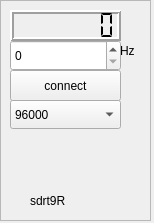
<?xml version="1.0" encoding="UTF-8"?>
<ui version="4.0">
 <class>Form</class>
 <widget class="QWidget" name="Form">
  <property name="geometry">
   <rect>
    <x>0</x>
    <y>0</y>
    <width>154</width>
    <height>223</height>
   </rect>
  </property>
  <property name="windowTitle">
   <string>Form</string>
  </property>
  <widget class="QFrame" name="frame">
   <property name="geometry">
    <rect>
     <x>0</x>
     <y>0</y>
     <width>151</width>
     <height>221</height>
    </rect>
   </property>
   <property name="frameShape">
    <enum>QFrame::StyledPanel</enum>
   </property>
   <property name="frameShadow">
    <enum>QFrame::Raised</enum>
   </property>
   <widget class="QLCDNumber" name="rateDisplay">
    <property name="geometry">
     <rect>
      <x>10</x>
      <y>10</y>
      <width>111</width>
      <height>31</height>
     </rect>
    </property>
    <property name="lineWidth">
     <number>2</number>
    </property>
    <property name="numDigits">
     <number>7</number>
    </property>
    <property name="segmentStyle">
     <enum>QLCDNumber::Flat</enum>
    </property>
   </widget>
   <widget class="QLabel" name="label">
    <property name="geometry">
     <rect>
      <x>30</x>
      <y>190</y>
      <width>101</width>
      <height>21</height>
     </rect>
    </property>
    <property name="text">
     <string>sdrt9R</string>
    </property>
   </widget>
   <widget class="QSpinBox" name="hzOffset">
    <property name="geometry">
     <rect>
      <x>10</x>
      <y>40</y>
      <width>111</width>
      <height>31</height>
     </rect>
    </property>
    <property name="maximum">
     <number>999</number>
    </property>
   </widget>
   <widget class="QLabel" name="label_3">
    <property name="geometry">
     <rect>
      <x>120</x>
      <y>40</y>
      <width>31</width>
      <height>21</height>
     </rect>
    </property>
    <property name="text">
     <string>Hz</string>
    </property>
   </widget>
   <widget class="QComboBox" name="rateSelector">
    <property name="geometry">
     <rect>
      <x>10</x>
      <y>100</y>
      <width>111</width>
      <height>29</height>
     </rect>
    </property>
    <item>
     <property name="text">
      <string>96000</string>
     </property>
    </item>
    <item>
     <property name="text">
      <string>48000</string>
     </property>
    </item>
    <item>
     <property name="text">
      <string>192000</string>
     </property>
    </item>
   </widget>
   <widget class="QLabel" name="state">
    <property name="geometry">
     <rect>
      <x>10</x>
      <y>140</y>
      <width>131</width>
      <height>21</height>
     </rect>
    </property>
    <property name="text">
     <string/>
    </property>
   </widget>
   <widget class="QPushButton" name="connectButton">
    <property name="geometry">
     <rect>
      <x>10</x>
      <y>70</y>
      <width>111</width>
      <height>31</height>
     </rect>
    </property>
    <property name="text">
     <string>connect</string>
    </property>
   </widget>
  </widget>
 </widget>
 <resources/>
 <connections/>
</ui>
